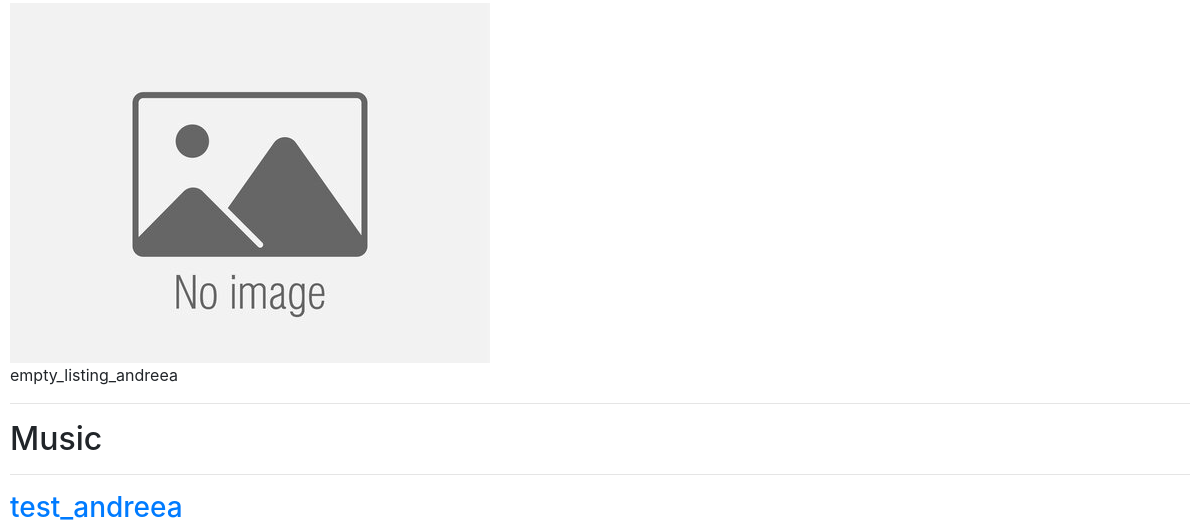
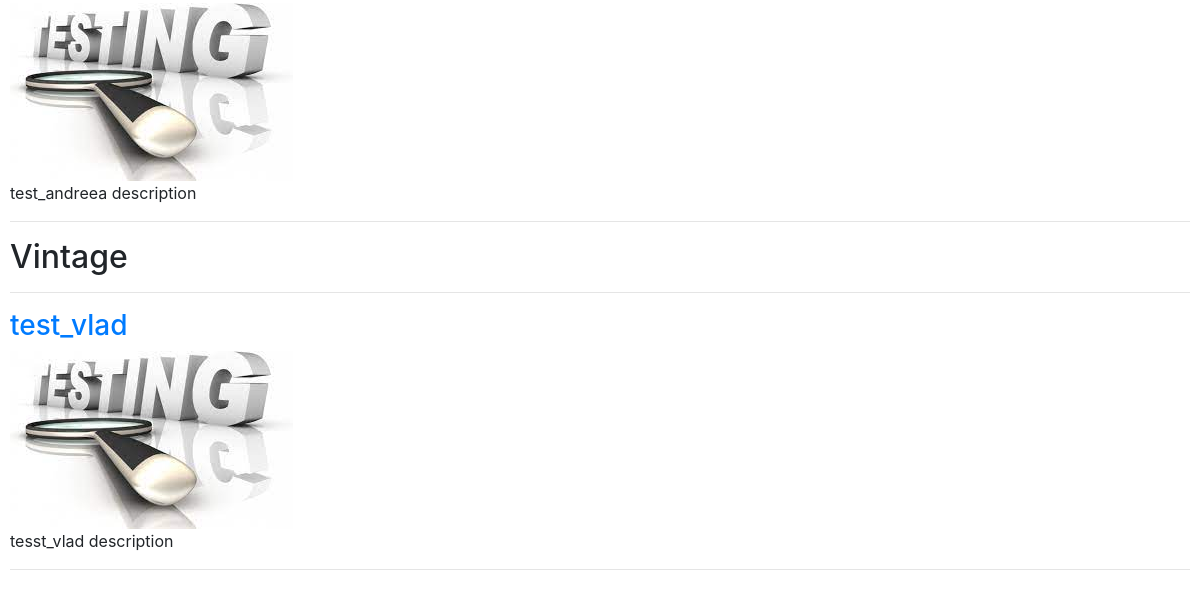
Page /categories/all/ (lower part) on the earlier database version (2 pictures, top to bottom).
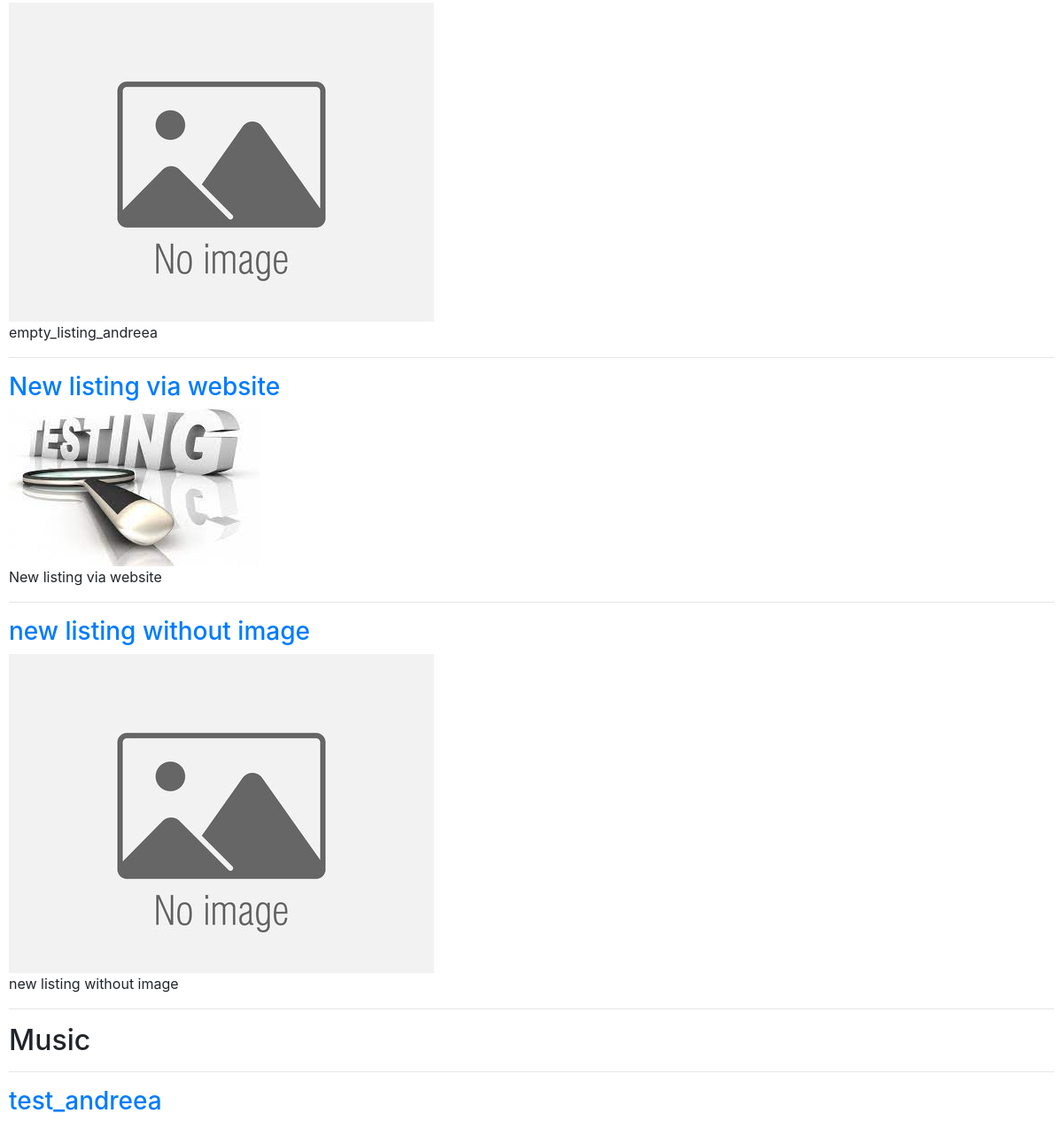
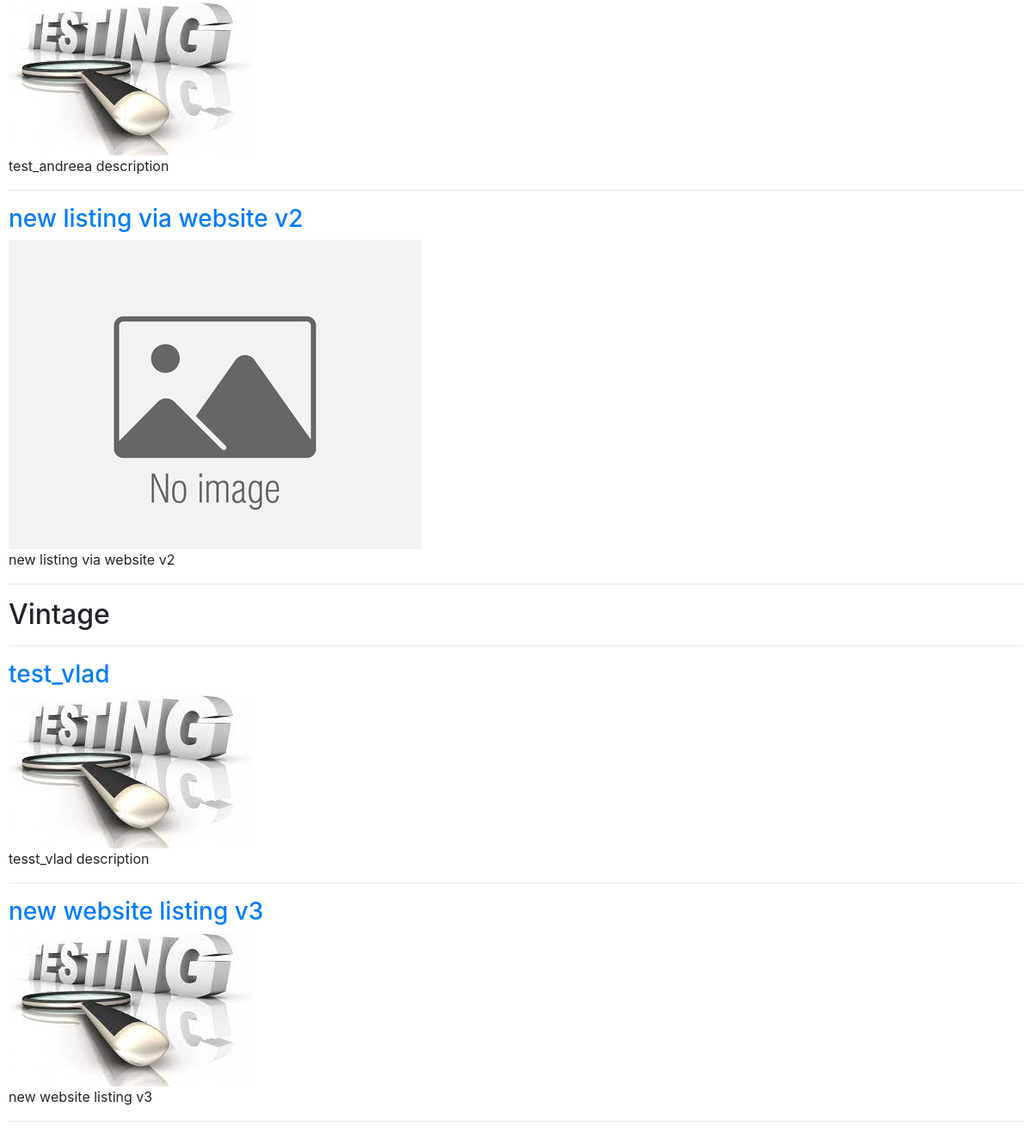
Same page on the later database version (2 pictures, top to bottom).
### auctions/models.py (models this page shows, shortened)
class Listing(models.Model):
    user = models.ForeignKey(User, on_delete=models.CASCADE, null=False, blank=False)
    title = models.CharField(max_length=64)
    description = models.CharField(max_length=200)
    image = models.FileField(upload_to=image_path, blank=True)
    starting = models.DecimalField(max_digits=3, decimal_places=0,validators=[MinValueValidator(limit_value=1)], default=1)
    category = models.ForeignKey(Category, on_delete=models.CASCADE, null=True, related_name='category')
    active = models.BooleanField(default=True)
    winner = models.OneToOneField(User, on_delete=models.PROTECT, null=True, blank=True, related_name="winner")
    def image_url(self):
        return self.image.url if self.image else os.path.join(settings.MEDIA_URL, 'default.jpg')

class Category(models.Model):
    name = models.CharField(max_length=50)
    class Meta:
        ordering = ['name']

### auctions/views.py (the view)
# urls.py: path("categories/", lambda request: redirect('categories_all'), name="categories"),
def categories_all(request):
    categories = Category.objects.all()
    categories_listings = {}
    for category in categories:
        listings = Listing.objects.filter(category=category)
        categories_listings[category] = listings
    return render(request, 'auctions/all_categories.html', {
        'categories_listings': categories_listings
    })

### auctions/templatetags/show_categories.py (called while the page is built)
@register.inclusion_tag("auctions/category_list.html")
def show_categories(categories):
    categories = Category.objects.all()
    return {"categories": categories}

### auctions/templates/auctions/all_categories.html
{% extends "auctions/layout.html" %}
{% load static %}
{% block body %}
{% for category, listings in categories_listings.items %}
    <h2>{{ category.name }}</h2>
    <hr>
    {% for listing in listings %}
    <a href="{% url 'listing' listing.id %}"><h3>{{listing.title}}</h3></a>
    <img src="{{listing.image_url}}" alt="{{ listing.title}}">
    <p>{{listing.description}}</p>
    <hr>
    {% empty %}
        <p>No active listings.</p>
    {% endfor %}
{% endfor %}
{% endblock %}

Differences in the rows shown:
added Listing: title "New listing via website", image_url (picture), description "New listing via website", shown under Category (number 1 of 3 on the later page)
added Listing: title "new listing without image", description "new listing without image", shown under Category (number 1 of 3 on the later page)
added Listing: title "new listing via website v2", description "new listing via website v2", shown under Category "Music"
added Listing: title "new website listing v3", image_url (picture), description "new website listing v3", shown under Category "Vintage"
